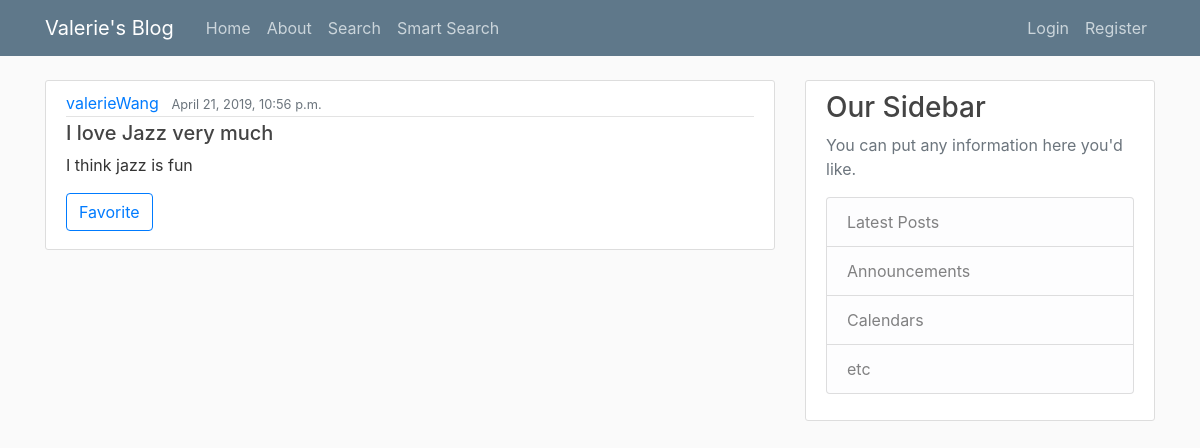
/post/1/, run on an earlier commit of the app's database.
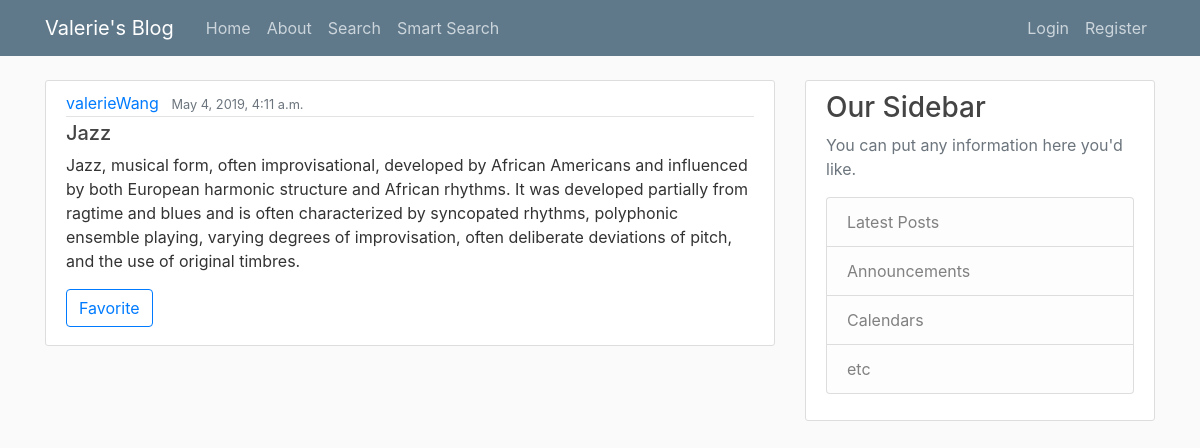
And on a later commit of the database.
### myBlog/models.py (models this page shows, shortened)
class Post(models.Model):
    subject = models.CharField(max_length = 100)
    content = models.TextField()
    date_posted = models.DateTimeField(default = timezone.now)
    author = models.ForeignKey(User, on_delete = models.CASCADE)
    likes = models.ManyToManyField(User, related_name = 'likes', blank = True)
    favorites = models.ManyToManyField(User, related_name = 'favorites', blank = True)
    tags = models.ForeignKey(Tag, default = "tag", on_delete=models.CASCADE)

### myBlog/views.py (the view)
# urls.py: path('post/<int:pk>/', IndividualPostView.as_view(), name = 'individual-post'),
class IndividualPostView(DetailView):
    model = Post
    posts = Post.objects.all()
    def get_context_data(self, **kwargs):
        context = super().get_context_data(**kwargs)
        context['favorited_status'] = self.favorited_status()
        return context
    def favorited_status(self):
        favorited = set()
        for po in IndividualPostView.posts:
            if self.request.user in po.favorites.all():
                favorited.add(po)
        return favorited

### myBlog/templates/myBlog/post_detail.html (shortened to what this page needs)
{% extends 'myBlog/base.html' %}
{% block content%}
    <article class="media content-section">
        <div class="media-body">
        <div class="article-metadata">
            <a class="mr-2" href="#">{{ object.author }}</a>
            <small class="text-muted">{{ object.date_posted}}</small>
        </div>
        <h5 class = "article-title">{{ object.subject }}</h5>
        <p class="article-content">{{ object.content }}</p>
        <div>
            <form action = "{% url 'favorite-post' object.id %}" method = 'post' name = 'favorite'>
            {% if object in favorited_status  %}
                <button type = 'submit' name = 'favorite' value = '{{ post.id }}' class = 'btn btn-outline-danger'>Unfavorite</button>
            {% else %}
                <button type = 'submit' name = 'favorite' value = '{{ post.id }}' class = 'btn btn-outline-primary'>Favorite</button>
            {% endif %}
            </div>
        </div>
    </article>
{% endblock %}

What changed in the data, as far as the page shows it:
changed Post "valerieWang": date_posted "April 21, 2019, 10:56 p.m." → "May 4, 2019, 4:11 a.m."; subject "I love Jazz very much" → "Jazz"; content "I think jazz is fun" → "Jazz, musical form, often improvisational, developed by African Americans and influenced by both European harmonic structure and African rhythms. It was developed partially from ragtime and blues and is often characterized by syncopated rhythms, polyphonic ensemble playing, varying degrees of improvisation, often deliberate deviations of pitch, and the use of original timbres."
